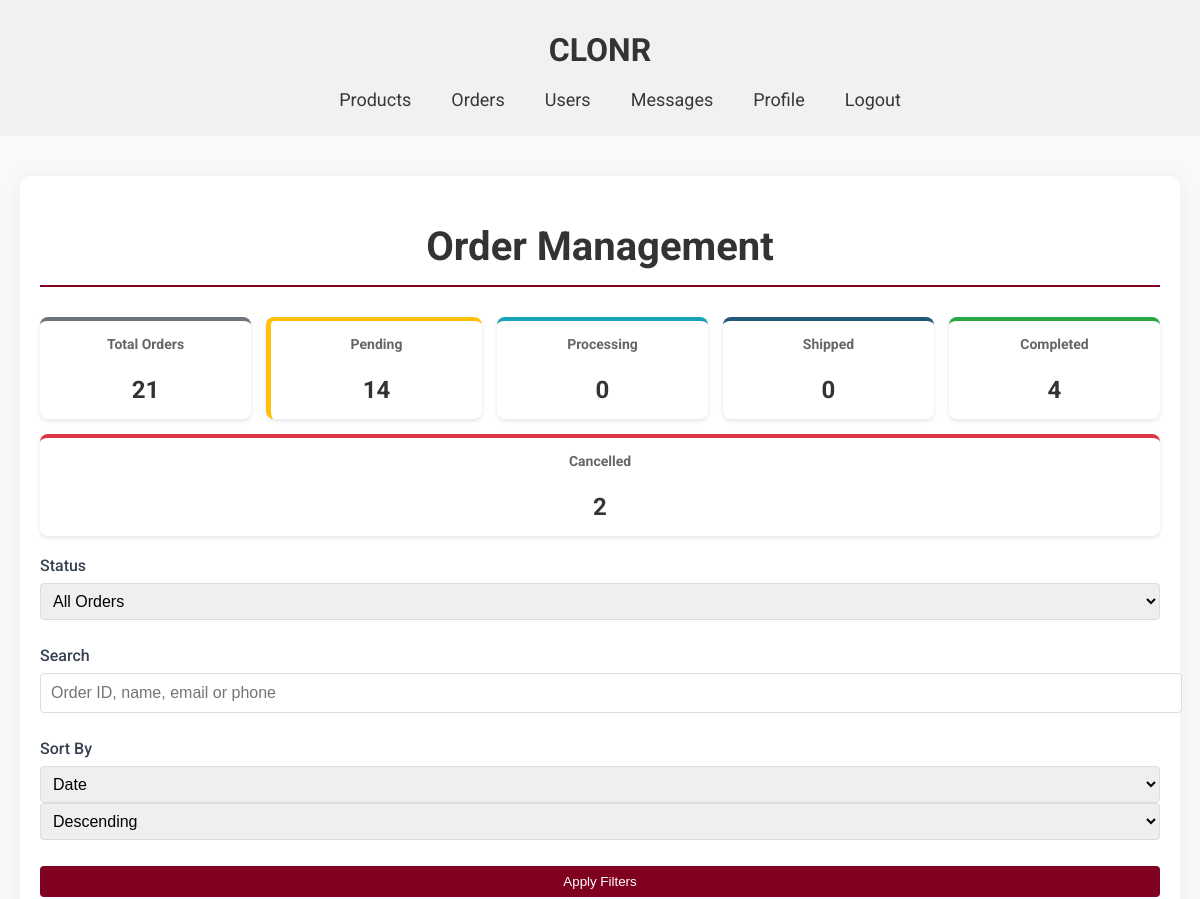
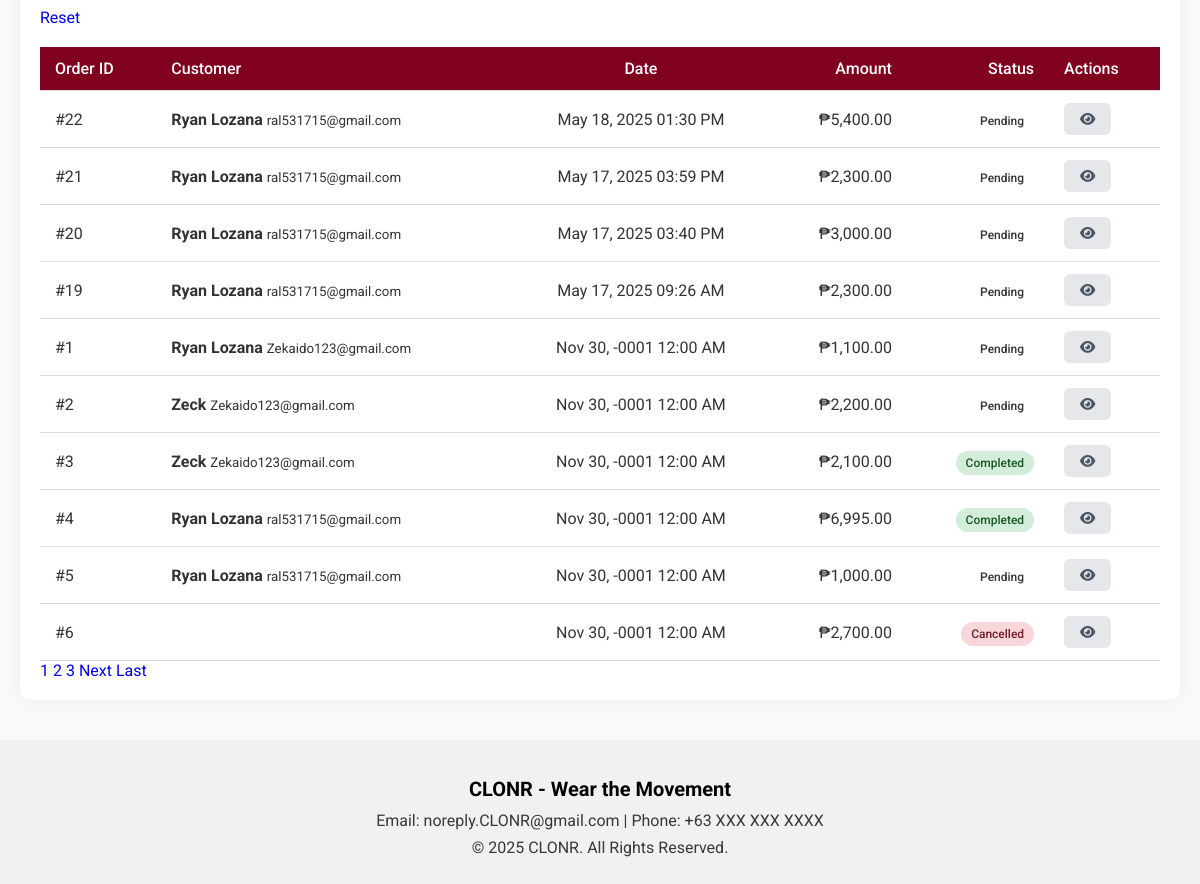
Before: /admin/order.php (signed in) with the older database file (2 pictures, top to bottom).
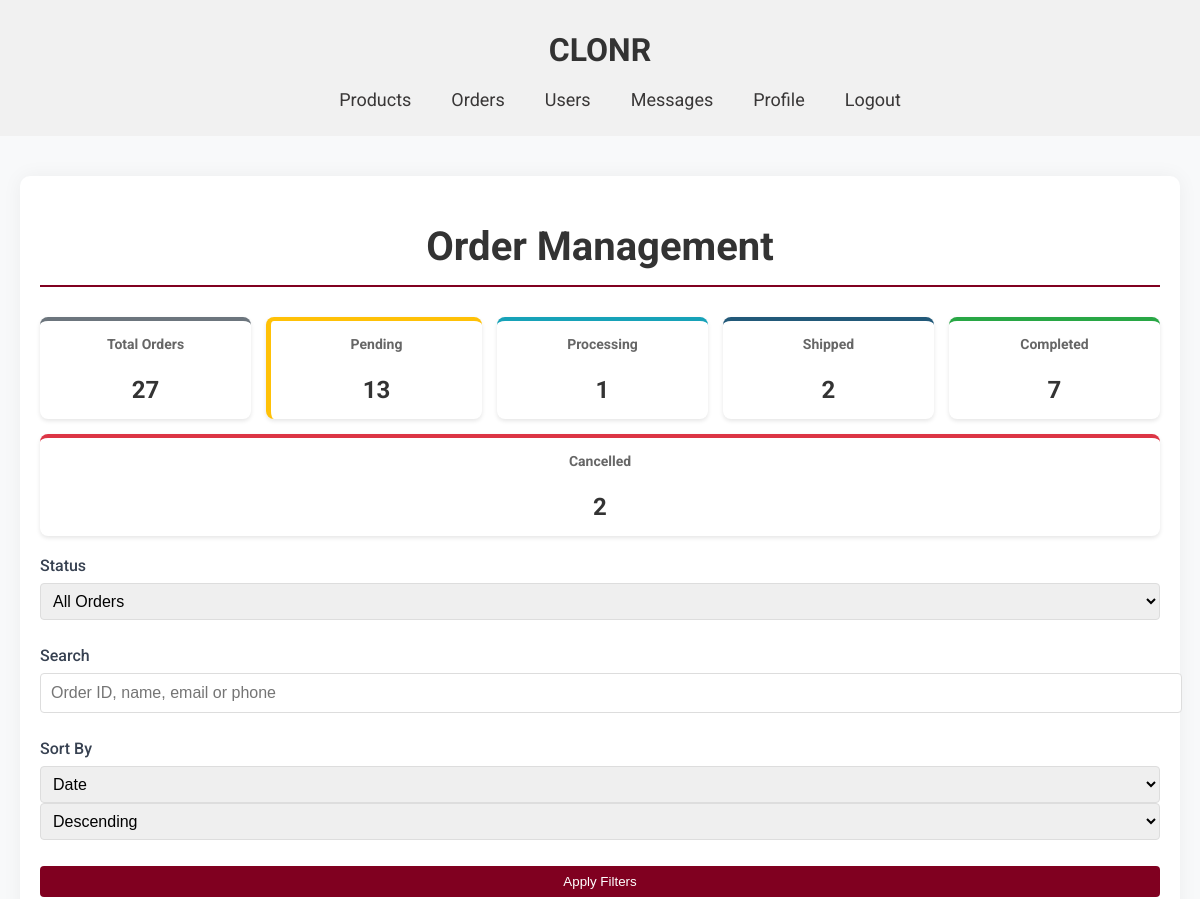
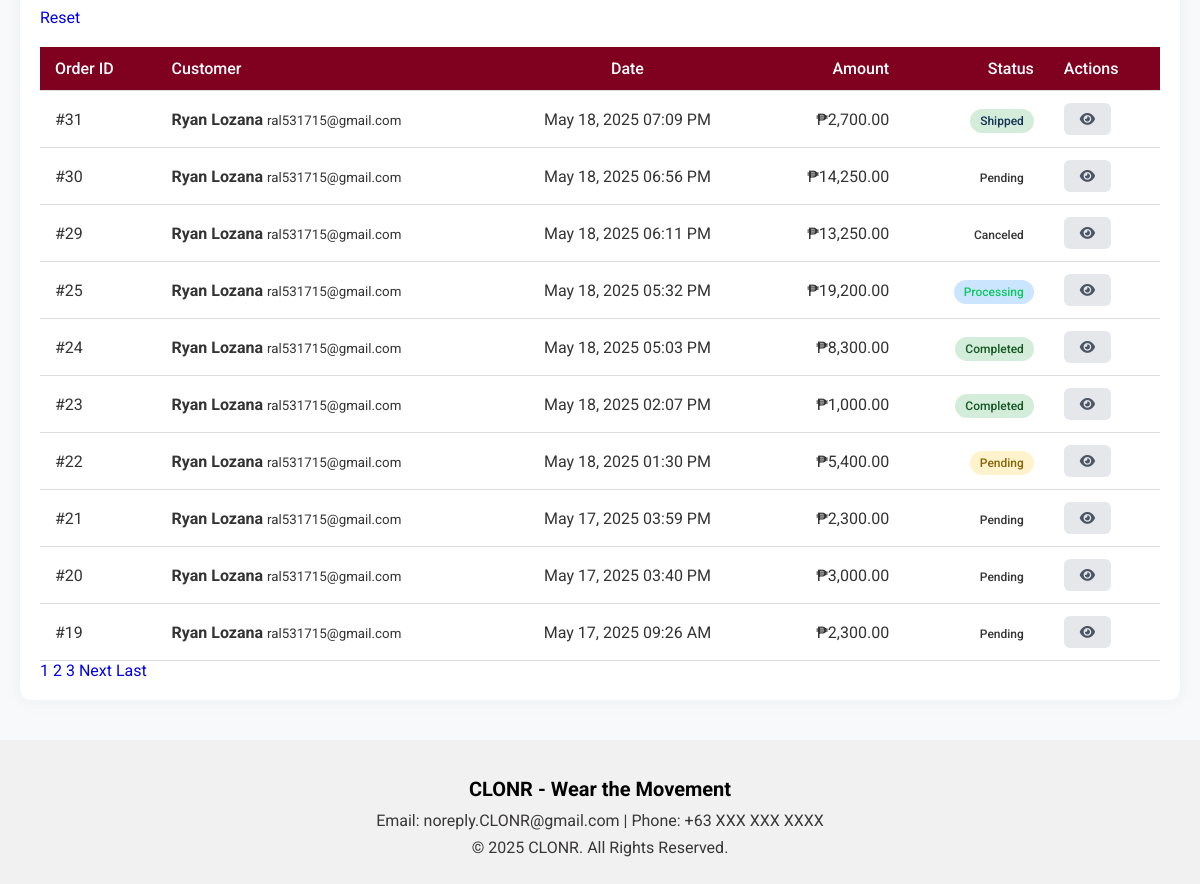
After: the same page with the newer database file (2 pictures, top to bottom).
### tables this page shows
CREATE TABLE `orders` (
  `id` int(100) NOT NULL,
  `user_id` int(100) NOT NULL,
  `name` varchar(100) NOT NULL,
  `number` int(11) NOT NULL,
  `email` varchar(100) NOT NULL,
  `method` varchar(50) NOT NULL,
  `address` varchar(500) NOT NULL,
  `total_products` varchar(1000) NOT NULL,
  `total_price` float(10,2) NOT NULL,
  `placed_on` datetime NOT NULL DEFAULT current_timestamp(),
  `payment_status` varchar(20) NOT NULL DEFAULT 'Pending'
);

### admin/order.php (the view, shortened to what this page needs)
<?php
require_once '../config.php';
try {
    $search_query = isset($_GET['search']) ? trim($_GET['search']) : '';
    $sort_by = isset($_GET['sort']) ? $_GET['sort'] : 'placed_on';
    $sort_order = isset($_GET['order']) ? $_GET['order'] : 'DESC';
    $page = isset($_GET['page']) ? max(1, intval($_GET['page'])) : 1;
    $per_page = 10;
    $valid_sort_columns = ['id', 'name', 'placed_on', 'total_price', 'payment_status'];
    $sort_by = in_array($sort_by, $valid_sort_columns) ? $sort_by : 'placed_on';
    $sort_order = strtoupper($sort_order) === 'ASC' ? 'ASC' : 'DESC';
    $query = "SELECT SQL_CALC_FOUND_ROWS * FROM orders WHERE 1=1";
    $count_query = "SELECT COUNT(*) FROM orders WHERE 1=1";
    $params = [];
    $query .= " ORDER BY $sort_by $sort_order";
    $offset = ($page - 1) * $per_page;
    $query .= " LIMIT $offset, $per_page";
    $stmt = $conn->prepare($query);
    $stmt->execute($params);
    $orders = $stmt->fetchAll(PDO::FETCH_ASSOC);
    $total_stmt = $conn->prepare($count_query);
    $total_stmt->execute($params);
    $total_orders = $total_stmt->fetchColumn();
    $total_pages = ceil($total_orders / $per_page);
    $counts_query = $conn->query("
        SELECT
            COUNT(*) as total,
            SUM(payment_status = 'pending') as pending,
            SUM(payment_status = 'processing') as processing,
            SUM(payment_status = 'shipped') as shipped,
            SUM(payment_status = 'completed') as completed,
            SUM(payment_status = 'cancelled') as cancelled
        FROM orders
    ");
    $order_counts = $counts_query->fetch(PDO::FETCH_ASSOC);
} catch (PDOException $e) {
    die("Database error: " . $e->getMessage());
}
?>
<!DOCTYPE html>
<html lang="en">
<head>
    <link rel="stylesheet" href="../global.css">
    <link rel="stylesheet" href="admin.css">
    <link rel="stylesheet" href="https://cdnjs.cloudflare.com/ajax/libs/font-awesome/6.0.0/css/all.min.css">
</head>
<body>
    <header>
        <div class="container">
            <a href="admindashboard.php"><h1 class="title">CLONR</h1></a>
            <nav>
                <ul class="navbar">
                    <li><a href="products.php">Products</a></li>
                    <li><a href="order.php" class="active">Orders</a></li>
                    <li><a href="users.php">Users</a></li>
                    <li><a href="messages.php">Messages</a></li>
                    <li><a href="../AdminUpdateProfile.php">Profile</a></li>
                    <li><a href="../logout.php" class="logout-btn">Logout</a></li>
                </ul>
            </nav>
        </div>
    </header>
    <main class="admin-main">
        <div class="admin-container">
            <h1 class="admin-title">Order Management</h1>
            <div class="stats-container">
                <div class="stat-card total">
                    <h3>Total Orders</h3>
                    <p><?= $order_counts['total'] ?></p>
                </div>
                <div class="stat-card pending">
                    <h3>Pending</h3>
                    <p><?= $order_counts['pending'] ?></p>
                </div>
                <div class="stat-card processing">
                    <h3>Processing</h3>
                    <p><?= $order_counts['processing'] ?></p>
                </div>
                <div class="stat-card shipped">
                    <h3>Shipped</h3>
                    <p><?= $order_counts['shipped'] ?></p>
                </div>
                <div class="stat-card completed">
                    <h3>Completed</h3>
                    <p><?= $order_counts['completed'] ?></p>
                </div>
                <div class="stat-card cancelled">
                    <h3>Cancelled</h3>
                    <p><?= $order_counts['cancelled'] ?></p>
                </div>
            </div>
            <div class="filter-section">
                <form method="get" class="filter-form">
                    <div class="form-group">
                        <label for="status">Status</label>
                        <select name="status" id="status">
                            <option value="">All Orders</option>
                        </select>
                    </div>
                    <div class="form-group">
                        <label for="search">Search</label>
                        <input type="text" name="search" id="search" placeholder="Order ID, name, email or phone" value="<?= htmlspecialchars($search_query) ?>">
                    </div>
                    <div class="form-group">
                        <label for="sort">Sort By</label>
                        <select name="sort" id="sort">
                            <option value="placed_on" <?= $sort_by === 'placed_on' ? 'selected' : '' ?>>Date</option>
                        </select>
                        <select name="order">
                            <option value="DESC" <?= $sort_order === 'DESC' ? 'selected' : '' ?>>Descending</option>
                        </select>
                    </div>
                    <button type="submit" class="filter-btn">Apply Filters</button>
                    <a href="order.php" class="reset-btn">Reset</a>
                </form>
            </div>
            <div class="orders-table-container">
                <?php if (empty($orders)): ?>
                    <div class="no-orders">
                        <i class="fas fa-box-open"></i>
                        <p>No orders found matching your criteria.</p>
                    </div>
                <?php else: ?>
                    <div class="table-responsive">
                        <table class="orders-table">
                            <thead>
                                <tr>
                                    <th>Order ID</th>
                                    <th>Customer</th>
                                    <th>Date</th>
                                    <th>Amount</th>
                                    <th>Status</th>
                                    <th>Actions</th>
                                </tr>
                            </thead>
                            <tbody>
                                <?php foreach ($orders as $order): ?>
                                <tr>
                                    <td>#<?= htmlspecialchars($order['id']) ?></td>
                                    <td>
                                        <div class="customer-info">
                                            <strong><?= htmlspecialchars($order['name']) ?></strong>
                                            <small><?= htmlspecialchars($order['email']) ?></small>
                                        </div>
                                    </td>
                                    <td><?= htmlspecialchars(date('M d, Y h:i A', strtotime($order['placed_on']))) ?></td>
                                    <td>₱<?= htmlspecialchars(number_format($order['total_price'], 2)) ?></td>
                                    <td>
                                        <span class="status-badge status-<?= htmlspecialchars($order['payment_status']) ?>">
                                            <?= ucfirst(htmlspecialchars($order['payment_status'])) ?>
                                        </span>
                                    </td>
                                    <td class="actions">
                                        <a href="order_details.php?id=<?= $order['id'] ?>" class="action-btn view" title="View Details">
                                            <i class="fas fa-eye"></i>
                                        </a>
                                    </td>
                                </tr>
                                <?php endforeach; ?>
                            </tbody>
                        </table>
                    </div>
                    <?php if ($total_pages > 1): ?>
                    <div class="pagination">
                        <?php
                        $start = max(1, $page - 2);
                        $end = min($total_pages, $page + 2);
                        for ($i = $start; $i <= $end; $i++): ?>
                            <a href="?<?= http_build_query(array_merge($_GET, ['page' => $i])) ?>" <?= $i == $page ? 'class="active"' : '' ?>><?= $i ?></a>
                        <?php endfor;
                        ?>
                        <?php if ($page < $total_pages): ?>
                            <a href="?<?= http_build_query(array_merge($_GET, ['page' => $page + 1])) ?>">Next</a>
                            <a href="?<?= http_build_query(array_merge($_GET, ['page' => $total_pages])) ?>">Last</a>
                        <?php endif; ?>
                    </div>
                    <?php endif; ?>
                <?php endif; ?>
            </div>
        </div>
    </main>
    <footer>
        <div class="footer-content">
            <h2>CLONR - Wear the Movement</h2>
            <p>Email: noreply.CLONR@gmail.com | Phone: +63 XXX XXX XXXX</p>
            <p>© 2025 CLONR. All Rights Reserved.</p>
        </div>
    </footer>
</body>
</html>

### global.css (style rules this page uses)
body { margin: 0; font-family: 'Roboto',sans-serif; background-color: #f1f1f1; color: #333333; }
header { padding: 10px 40px; display: flex; justify-content: center; align-items: center; position: relative; }
.title { color: #000000; font-size: 2rem; text-align: center; }
a { text-decoration: none; }
.navbar { list-style: none; display: flex; gap: 40px; z-index: 10; }
.navbar li { position: relative; cursor: pointer; font-size: 18px; color: #393737; }
.navbar a { text-decoration: none; color: inherit; }
footer { color: #000000; text-align: center; padding: 20px 20px; }
.footer-content h2 { font-size: 20px; margin-bottom: 10px; }
.footer-content p { font-size: 16px; margin: 8px 0; color: #393737; }

### admin/admin.css (style rules this page uses)
form { display: flex; flex-direction: column; gap: 20px; }
.title { font-size: 2rem; margin-bottom: 20px; color: #333; }
.form-group { margin-bottom: 15px; }
.form-group label { display: block; margin-bottom: 5px; font-weight: bold; }
.form-group input, .form-group select { width: 100%; padding: 10px; border: 1px solid #ddd; border-radius: 4px; font-size: 16px; }
.admin-main { padding: 40px 20px; background-color: #f8f9fa; min-height: calc(100vh - 200px); }
.admin-container { max-width: 1200px; margin: 0 auto; padding: 20px; background-color: #fff; border-radius: 10px; box-shadow: 0 0 20px rgba(0, 0, 0, 0.05); }
.admin-title { color: #333; font-size: 2.5rem; margin-bottom: 30px; text-align: center; border-bottom: 2px solid #800020; padding-bottom: 15px; }
.stats-container { display: flex; justify-content: space-between; margin-bottom: 40px; flex-wrap: wrap; gap: 20px; }
.stat-card { flex: 1; min-width: 250px; padding: 25px; border-radius: 10px; text-align: center; box-shadow: 0 4px 12px rgba(0, 0, 0, 0.1); transition: transform 0.3s ease; }
.stat-card h3 { font-size: 1.2rem; color: #555; margin-bottom: 15px; }
.pending { background-color: #fff3cd; border-left: 5px solid #ffc107; }
table { width: 100%; border-collapse: collapse; margin-top: 20px; }
th, td { padding: 12px 15px; text-align: left; border-bottom: 1px solid #ddd; }
th { background-color: #800020; color: white; font-weight: 500; }
.action-btn { display: inline-block; padding: 5px 10px; background-color: #800020; color: white; border-radius: 4px; text-decoration: none; transition: background-color 0.3s ease; }
table th:nth-child(3), table td:nth-child(3) { text-align: center; }
table th:nth-child(4), table td:nth-child(4), table th:nth-child(5), table td:nth-child(5) { text-align: right; }
th { background-color: #800020; color: white; }
.action-btn { display: inline-block; padding: 5px 10px; margin-right: 5px; border-radius: 3px; text-decoration: none; font-size: 14px; }
.action-btn { padding: 0.5rem 1rem; border-radius: 4px; text-decoration: none; font-size: 0.9rem; transition: all 0.2s; }
.action-btn:not(.reply):not(.delete) { background-color: #e0e0e0; color: #333; }
.filter-form { display: flex; gap: 10px; margin-bottom: 20px; }
.filter-form select { padding: 8px; border-radius: 4px; border: 1px solid #ddd; }
.filter-btn { padding: 8px 15px; background-color: #800020; color: white; border: none; border-radius: 4px; cursor: pointer; }
.form-group label { display: block; margin-bottom: 5px; font-weight: 500; }
.action-btn { padding: 0.5rem 1rem; border-radius: 6px; text-decoration: none; font-size: 0.85rem; transition: all 0.2s; }
.action-btn:not(.reply):not(.delete) { background-color: #E5E7EB; color: #4B5563; }
.form-group { margin-bottom: 1rem; }
.form-group label { display: block; margin-bottom: 0.5rem; font-weight: 500; color: #374151; }

Changed rows visible on the page:
no longer on this page (row unchanged): orders: id "1", name "Ryan Lozana", email "Zekaido123@gmail.com", placed_on "Nov 30, -0001 12:00 AM", total_price "1,100.00", payment_status "Pending"
no longer on this page (row unchanged): orders: id "2", name "Zeck", email "Zekaido123@gmail.com", placed_on "Nov 30, -0001 12:00 AM", total_price "2,200.00", payment_status "Pending"
no longer on this page (row unchanged): orders: id "3", name "Zeck", email "Zekaido123@gmail.com", placed_on "Nov 30, -0001 12:00 AM", total_price "2,100.00", payment_status "Completed"
no longer on this page (row unchanged): orders: id "4", name "Ryan Lozana", email "ral531715@gmail.com", placed_on "Nov 30, -0001 12:00 AM", total_price "6,995.00", payment_status "Completed"
no longer on this page (row edited): orders: id "5", name "Ryan Lozana", email "ral531715@gmail.com", placed_on "Nov 30, -0001 12:00 AM", total_price "1,000.00", payment_status "Pending"
no longer on this page (row unchanged): orders: id "6", placed_on "Nov 30, -0001 12:00 AM", total_price "2,700.00", payment_status "Cancelled"
added orders: id "31", name "Ryan Lozana", email "ral531715@gmail.com", placed_on "May 18, 2025 07:09 PM", total_price "2,700.00", payment_status "Shipped"
added orders: id "30", name "Ryan Lozana", email "ral531715@gmail.com", placed_on "May 18, 2025 06:56 PM", total_price "14,250.00", payment_status "Pending"
added orders: id "29", name "Ryan Lozana", email "ral531715@gmail.com", placed_on "May 18, 2025 06:11 PM", total_price "13,250.00", payment_status "Canceled"
added orders: id "25", name "Ryan Lozana", email "ral531715@gmail.com", placed_on "May 18, 2025 05:32 PM", total_price "19,200.00", payment_status "Processing"
added orders: id "24", name "Ryan Lozana", email "ral531715@gmail.com", placed_on "May 18, 2025 05:03 PM", total_price "8,300.00", payment_status "Completed"
added orders: id "23", name "Ryan Lozana", email "ral531715@gmail.com", placed_on "May 18, 2025 02:07 PM", total_price "1,000.00", payment_status "Completed"
changed orders "May 18, 2025 01:30 PM": payment_status "Pending" → "pending" (drawn)
Other visible differences:
$order_counts['total']: "21" → "27"
$order_counts['pending']: "14" → "13"
$order_counts['processing']: "0" → "1"
$order_counts['shipped']: "0" → "2"
$order_counts['completed']: "4" → "7"
